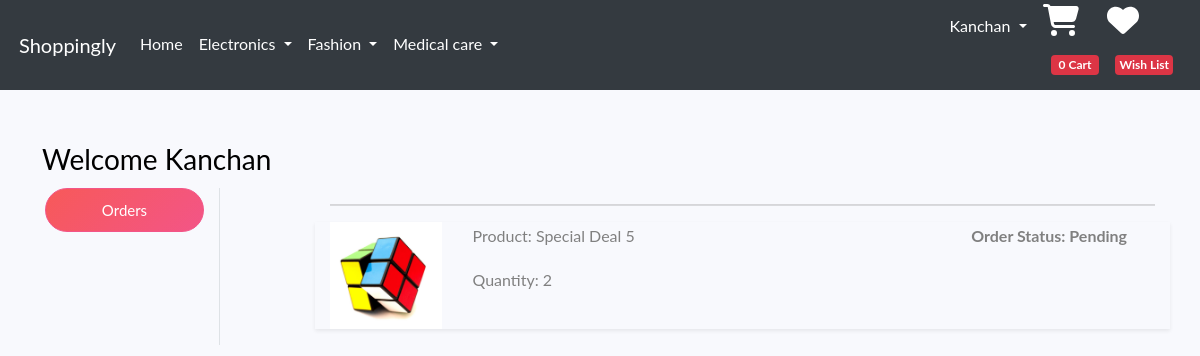
Screenshot of /orders (signed in) with the database file from the repository.
### app/models.py (models this page shows, shortened)
class OrderPlaced(models.Model):
	user = models.ForeignKey(User, on_delete=models.CASCADE)
	customer = models.ForeignKey(Customer, on_delete=models.CASCADE)
	product = models.ForeignKey(Product, on_delete=models.CASCADE)
	quantity = models.PositiveIntegerField(default=1)
	order_date = models.DateTimeField(auto_now_add=True)
	status = models.CharField(max_length=50, choices=STATUS_CHOICES, default='Pending')

class Product(models.Model):
	title = models.CharField(max_length=200)
	selling_price = models.FloatField()
	discounted_price = models.FloatField()
	description = models.TextField()
	brand = models.CharField(max_length=100)
	category = models.CharField(choices=CATEGORY_CHOICES, max_length=3)
	product_image = models.FileField(upload_to='product_img')

### app/views.py (the view)
# urls.py: path('orders', views.orders, name="orders"),
def orders(request):
	totalitem = 0
	if not request.user.is_authenticated:
			return HttpResponseRedirect('accounts/login')
	user = request.user
	op = OrderPlaced.objects.filter(user=user)
	if request.user.is_authenticated:
		totalitem = len(Cart.objects.filter(user=request.user))
	if not op:
		return render(request, 'emptyorder.html', {'totalitem':totalitem})
	return render(request, 'orders.html', {'order_placed':op, 'totalitem':totalitem})

### app/templates/orders.html (shortened to what this page needs)
{% extends 'base.html' %}
{% load static %}
{% block content %}
<div class="container my-5">
 <div class="row">
 <h3 class="text-capitalize">Welcome {{request.user}}</h3>
  <div class="col-sm-2 border-end">
   <ul class="list-unstyled">
    <li class="d-grid"><a href="{% url 'orders' %}" class="btn btn-primary">Orders</a></li>
   </ul>
  </div>
  <div class="col-sm-9 offset-sm-1">
	  {% for op in order_placed %}
	  <hr>
   <div class="row shadow-sm mb-3">
	   <div class="col-sm-2">
		   <img src="{{op.product.product_image.url}}" alt="" class="img-fluid" height="150" width="150">
   </div>
	   <div class="col-sm-7">
		   <p>Product: {{op.product.title}}</p>
		   <p>Quantity: {{op.quantity}}</p>
  </div>
	   <div class="col-sm-3 fw-bold">
		   <p>Order Status: {{op.status}}</p>
	   </div>
   </div>
	  {% endfor %}
  </div>
 </div>
</div>
{% endblock content %}

### app/templates/base.html (shortened to what this page needs)
<!doctype html>
{% load static %}
<html lang="en">
  <head>
    <link href="https://cdn.jsdelivr.net/npm/bootstrap@5.0.0-beta1/dist/css/bootstrap.min.css" rel="stylesheet">
    <link rel="stylesheet" href="{% static 'app/css/owl.carousel.min.css' %}">
    <link rel="stylesheet" href="{% static 'app/css/all.min.css' %}">
    <link rel="stylesheet" href="{% static 'app/css/style.css' %}">
  </head>
  <body>
	<nav class=" navbarlist navbar navbar-expand-lg navbar-dark bg-dark py-1 px-1">
  <div class="container-fluid">
    <a class="navbar-brand" href="\ ">Shoppingly</a>
    <div class="collapse navbar-collapse" id="navbarNavDropdown">
      <ul class="navbar-nav">
        <li class="nav-item">
          <a class="nav-link active" aria-current="page" href="/ ">Home</a>
        </li>
        <li class="nav-item dropdown">
          <a class="nav-link dropdown-toggle text-white" href="#" id="electronicsDropdownMenuLink" role="button" data-bs-toggle="dropdown" aria-expanded="false">
            Electronics
          </a>
        </li>
		          <li class="nav-item dropdown">
          <a class="nav-link dropdown-toggle text-white" href="#" id="fashionDropdownMenuLink" role="button" data-bs-toggle="dropdown" aria-expanded="false">
            Fashion
          </a>
        </li>
		  		          <li class="nav-item dropdown">
          <a class="nav-link dropdown-toggle text-white" href="#" id="corronaDropdownMenuLink" role="button" data-bs-toggle="dropdown" aria-expanded="false">
            Medical care
          </a>
        </li>
      </ul>
    </div>
	{% if request.user.is_authenticated %}
	            <ul class="navbar-nav me-auto mb-2 mb-lg-0">
           <li class="nav-item dropdown mx-2">
              <a class="nav-link dropdown-toggle text-white text-capitalize" href="#" id="profileDropdown" role="button" data-bs-toggle="dropdown" aria-expanded="false">
				  {{request.user}}
              </a>
            </li>
					<div>
            <li class="nav-item ">
				<i class="fas fa-shopping-cart fa-2x  float: right i-color icon-cog"></i>
				<a href="{% url 'showcart' %}" class="nav-link text-white "><span class="badge bg-danger px-2 py-1"><span id ="cart">{{totalitem}}</span> <span>Cart</span></span></a>
			</li>
			 </div>
						<div>
            <li class="nav-item ">
														<i class="fas fa-heart fa-2x icon-cog"></i>
				<a href="{% url 'showwishlist' %}" class="nav-link text-white "><span class="badge bg-danger px-1 py-1"> <span>Wish List</span></span></a>
			</li>
						</div>
   </ul>
  </div>
		{% else %}
        <a href="accounts/login" class="btn btn-outline-success my-3 mx-2">Login</a>
		<a href="{% url 'registration' %}" class="btn btn-outline-success  my-3 mx-2">Register</a>
{% endif %}
</nav>
    {% block content %} {% endblock content %}
  </body>
</html>

### app/templates/base.html (style rules this page uses)
.icon-cog { color: white; }

### rows the page displays
OrderPlaced: product.product_image (picture), product "Special Deal 5", quantity "2", status "Pending"

### other values shown
{{ request.user }} "Kanchan"
{{ totalitem }} "0"
